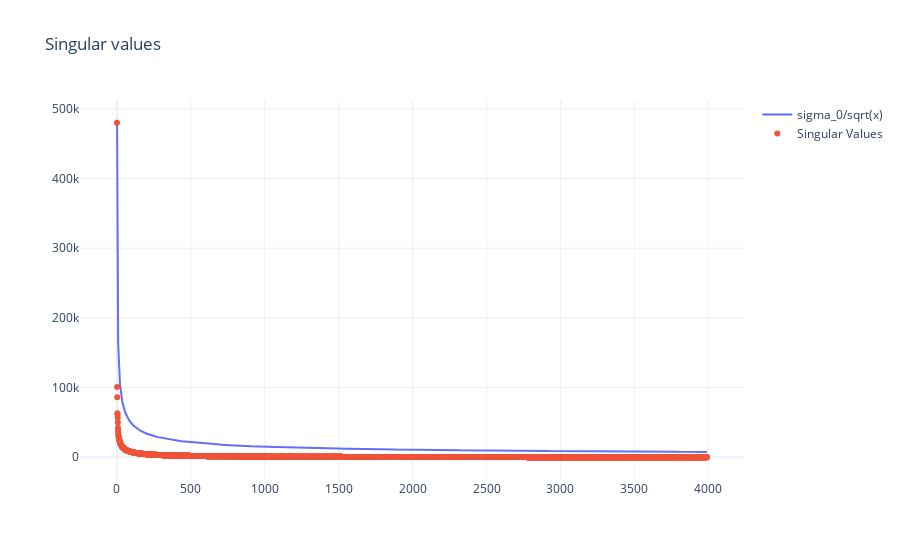

The notebook cell saved with this chart:
### Code cell
x = np.arange(1, sigma.shape[0])

fig = go.Figure()
fig.add_trace(go.Scatter(
    x=x,
    y=sigma[0] / np.sqrt(x),
    name='sigma_0/sqrt(x)'
))
fig.add_trace(go.Scatter(
    x=np.arange(sigma.shape[0]),
    y=sigma,
    mode='markers', name='Singular Values'
))
fig.update_layout(
    template='plotly_white',
    title=dict(
        text='Singular values'
    )
)
fig.show()


def get_n_principal_components(n, vt):
    images = []
    d = int(np.sqrt(vt[0].shape[0]))
    for i in range(n):
        images.append(vt[i].reshape(d, d))
    return images


principal_components = get_n_principal_components(5, vt)
show_images(principal_components)

### Figure 1 — Plotly figure (JSON) as saved in the notebook; plotly's stock layout.template omitted (floating-point values rounded to 4 significant figures; data arrays with more than 128 entries replaced by an {"elided": "..."} marker saying what was removed)
{"data": [{"name": "sigma_0/sqrt(x)", "type": "scatter", "x": {"elided": "3992 int values"}, "y": {"elided": "3992 float values"}}, {"mode": "markers", "name": "Singular Values", "type": "scatter", "x": {"elided": "3993 int values"}, "y": {"elided": "3993 float values"}}], "layout": {"title": {"text": "Singular values"}}}
